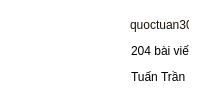
        <widget class="QWidget" name="widget_3" native="true">
         <property name="minimumSize">
          <size>
           <width>0</width>
           <height>100</height>
          </size>
         </property>
         <property name="maximumSize">
          <size>
           <width>16777215</width>
           <height>150</height>
          </size>
         </property>
         <property name="styleSheet">
          <string notr="true">background-color: #ffffff;
border-radius: 15px;</string>
         </property>
         <layout class="QVBoxLayout" name="verticalLayout_2">
          <property name="topMargin">
           <number>0</number>
          </property>
          <item>
           <widget class="QFrame" name="frame">
            <property name="frameShape">
             <enum>QFrame::StyledPanel</enum>
            </property>
            <property name="frameShadow">
             <enum>QFrame::Raised</enum>
            </property>
            <layout class="QHBoxLayout" name="horizontalLayout_2">
             <property name="leftMargin">
              <number>0</number>
             </property>
             <property name="topMargin">
              <number>0</number>
             </property>
             <property name="rightMargin">
              <number>0</number>
             </property>
             <property name="bottomMargin">
              <number>0</number>
             </property>
             <item>
              <widget class="QWidget" name="widget_6" native="true">
               <widget class="QLabel" name="label_3">
                <property name="enabled">
                 <bool>false</bool>
                </property>
                <property name="geometry">
                 <rect>
                  <x>119</x>
                  <y>14</y>
                  <width>141</width>
                  <height>21</height>
                 </rect>
                </property>
                <property name="styleSheet">
                 <string notr="true">font: 20pt &quot;Bahnschrift&quot;;
color: #1b1209;</string>
                </property>
                <property name="text">
                 <string>quoctuan3007</string>
                </property>
               </widget>
               <widget class="QLabel" name="lbUsername">
                <property name="geometry">
                 <rect>
                  <x>120</x>
                  <y>40</y>
                  <width>91</width>
                  <height>21</height>
                 </rect>
                </property>
                <property name="styleSheet">
                 <string notr="true">
color: #back;
font: 14pt &quot;Bahnschrift&quot;;</string>
                </property>
                <property name="text">
                 <string>204 bài viết</string>
                </property>
               </widget>
               <widget class="QPushButton" name="pushButton">
                <property name="geometry">
                 <rect>
                  <x>610</x>
                  <y>3</y>
                  <width>50</width>
                  <height>41</height>
                 </rect>
                </property>
                <property name="styleSheet">
                 <string notr="true">color: black;</string>
                </property>
                <property name="text">
                 <string/>
                </property>
                <property name="icon">
                 <iconset>
                  <normaloff>../../../Downloads/PetAdoptionApp/img/sting.png</normaloff>../../../Downloads/PetAdoptionApp/img/sting.png</iconset>
                </property>
                <property name="iconSize">
                 <size>
                  <width>35</width>
                  <height>35</height>
                 </size>
                </property>
               </widget>
               <widget class="QPushButton" name="pushButton_2">
                <property name="geometry">
                 <rect>
                  <x>30</x>
                  <y>0</y>
                  <width>80</width>
                  <height>80</height>
                 </rect>
                </property>
                <property name="minimumSize">
                 <size>
                  <width>80</width>
                  <height>80</height>
                 </size>
                </property>
                <property name="maximumSize">
                 <size>
                  <width>80</width>
                  <height>80</height>
                 </size>
                </property>
                <property name="text">
                 <string/>
                </property>
                <property name="icon">
                 <iconset>
                  <normaloff>../../../Downloads/PetAdoptionApp/img/anhPhuoc.png</normaloff>../../../Downloads/PetAdoptionApp/img/anhPhuoc.png</iconset>
                </property>
                <property name="iconSize">
                 <size>
                  <width>80</width>
                  <height>80</height>
                 </size>
                </property>
               </widget>
               <widget class="QPushButton" name="pushButton_3">
                <property name="geometry">
                 <rect>
                  <x>270</x>
                  <y>8</y>
                  <width>171</width>
                  <height>32</height>
                 </rect>
                </property>
                <property name="styleSheet">
                 <string notr="true">
QWidget{

background-color: #ccc;
}
QWidget:hover{
	background-color: #70b9f9;
}</string>
                </property>
                <property name="text">
                 <string>Chỉnh sửa trang cá nhân</string>
                </property>
               </widget>
               <widget class="QPushButton" name="pushButton_4">
                <property name="geometry">
                 <rect>
                  <x>445</x>
                  <y>8</y>
                  <width>171</width>
                  <height>32</height>
                 </rect>
                </property>
                <property name="styleSheet">
                 <string notr="true">
QWidget{

background-color: #ccc;
}
QWidget:hover{
	background-color: #70b9f9;
}
</string>
                </property>
                <property name="text">
                 <string>Xem kho lưu trữ</string>
                </property>
               </widget>
               <widget class="QLabel" name="lbUsername_2">
                <property name="geometry">
                 <rect>
                  <x>220</x>
                  <y>40</y>
                  <width>171</width>
                  <height>21</height>
                 </rect>
                </property>
                <property name="styleSheet">
                 <string notr="true">
color: #back;
font: 14pt &quot;Bahnschrift&quot;;</string>
                </property>
                <property name="text">
                 <string>7,5 triệu người theo dõi</string>
                </property>
               </widget>
               <widget class="QLabel" name="lbUsername_3">
                <property name="geometry">
                 <rect>
                  <x>400</x>
                  <y>40</y>
                  <width>201</width>
                  <height>21</height>
                 </rect>
                </property>
                <property name="styleSheet">
                 <string notr="true">
color: #back;
font: 14pt &quot;Bahnschrift&quot;;</string>
                </property>
                <property name="text">
                 <string>Đang theo dõi 1 người dùng</string>
                </property>
               </widget>
               <widget class="QLabel" name="lbUsername_4">
                <property name="geometry">
                 <rect>
                  <x>120</x>
                  <y>66</y>
                  <width>91</width>
                  <height>21</height>
                 </rect>
                </property>
                <property name="styleSheet">
                 <string notr="true">
color: #back;
font: 14pt &quot;Bahnschrift&quot;;</string>
                </property>
                <property name="text">
                 <string>Tuấn Trần</string>
                </property>
               </widget>
               <widget class="QPushButton" name="pushButton_5">
                <property name="geometry">
                 <rect>
                  <x>116</x>
                  <y>90</y>
                  <width>121</width>
                  <height>32</height>
                 </rect>
                </property>
                <property name="styleSheet">
                 <string notr="true">background-color: #ccc;</string>
                </property>
                <property name="text">
                 <string>quoctuan3007</string>
                </property>
                <property name="icon">
                 <iconset>
                  <normaloff>../../../Downloads/PetAdoptionApp/img/threas.png</normaloff>../../../Downloads/PetAdoptionApp/img/threas.png</iconset>
                </property>
               </widget>
              </widget>
             </item>
            </layout>
           </widget>
          </item>
         </layout>
        </widget>
